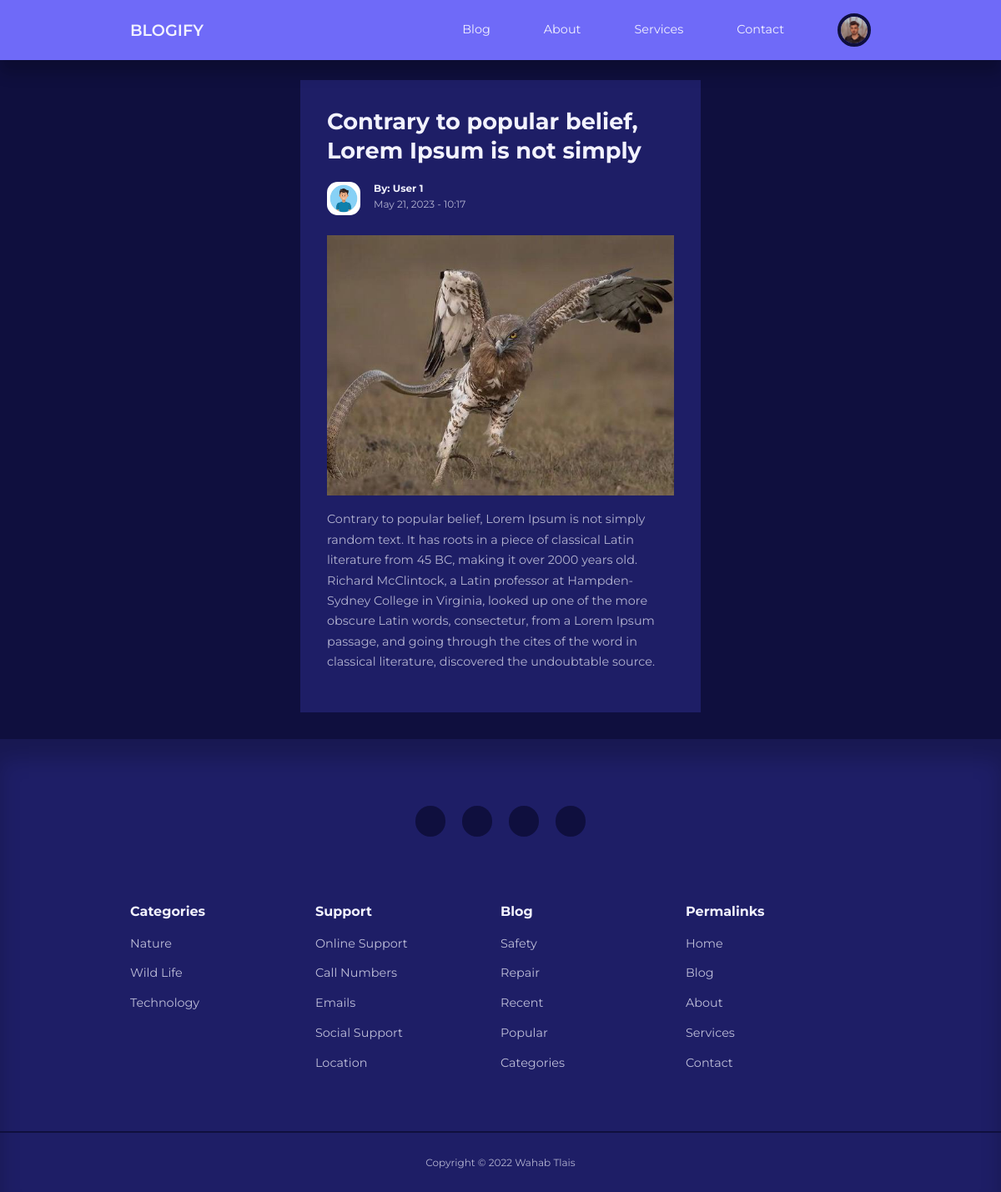
The page /post.php?id=43 (signed in) on the database its author committed.
### tables this page shows
CREATE TABLE IF NOT EXISTS `users` (
  `id` int(11) UNSIGNED NOT NULL AUTO_INCREMENT,
  `firstname` varchar(50) NOT NULL,
  `lastname` varchar(50) NOT NULL,
  `username` varchar(50) NOT NULL,
  `email` varchar(100) NOT NULL,
  `password` varchar(255) NOT NULL,
  `avatar` varchar(255) NOT NULL,
  `is_admin` tinyint(1) NOT NULL,
  PRIMARY KEY (`id`)
);

CREATE TABLE IF NOT EXISTS `posts` (
  `id` int(11) UNSIGNED NOT NULL AUTO_INCREMENT,
  `title` varchar(255) NOT NULL,
  `body` text NOT NULL,
  `thumbnail` varchar(255) NOT NULL,
  `date_time` timestamp NOT NULL DEFAULT CURRENT_TIMESTAMP,
  `category_id` int(11) UNSIGNED DEFAULT NULL,
  `author_id` int(11) UNSIGNED NOT NULL,
  `is_featured` tinyint(1) NOT NULL,
  PRIMARY KEY (`id`),
  KEY `FK_blog_category` (`category_id`),
  KEY `FK_blog_author` (`author_id`)
);

CREATE TABLE IF NOT EXISTS `categories` (
  `id` int(11) NOT NULL AUTO_INCREMENT,
  `title` varchar(255) NOT NULL,
  `description` varchar(2000) NOT NULL,
  PRIMARY KEY (`id`)
);

### post.php (the view)
<?php
include 'partials/header.php';
if (isset($_GET['id'])) {
    $id = filter_var($_GET['id'], FILTER_SANITIZE_NUMBER_INT);
    $query = "SELECT * FROM posts WHERE id=$id";
    $result = mysqli_query($connection, $query);
    $post = mysqli_fetch_assoc($result);
} else {
    header('location: ' . ROOT_URL . 'blog.php');
    die();
}
?>
<section class="singlepost">
    <div class="container singlepost-container">
        <h2>
            <?= $post['title'] ?>
        </h2>
        <div class="post-author">
            <?php
            $author_id = $post['author_id'];
            $author_query = "SELECT * FROM users WHERE id=$author_id";
            $author_result = mysqli_query($connection, $author_query);
            $author = mysqli_fetch_assoc($author_result);
            ?>
            <div class="post-avatar">
                <img src="images/<?= $author['avatar'] ?>" />
            </div>
            <div class="post-author-info">
                <h5>By: <?= "{$author['firstname']} {$author['lastname']}" ?></h5>
                <small><?= date("M d, Y - H:i", strtotime($post['date_time'])) ?></small>
            </div>
        </div>
        <div class="singlepost-thumbnail">
            <img src="images/<?= $post['thumbnail'] ?>" />
        </div>
        <p><?= $post['body'] ?></p>
    </div>
</section>
<?php
include 'partials/footer.php';
?>

### partials/header.php (shortened to what this page needs)
<?php
require 'config/database.php';
if (isset($_SESSION['user-id'])) {
    $id = filter_var($_SESSION['user-id'], FILTER_SANITIZE_NUMBER_INT);
    $query = "SELECT avatar FROM users WHERE id=$id";
    $result = mysqli_query($connection, $query);
    $avatar = mysqli_fetch_assoc($result);
}
?>
<!DOCTYPE html>
<html lang="en">
<head>
    <link rel="stylesheet" href="<?= ROOT_URL ?>css/style.css" />
    <link rel="stylesheet" href="https://unicons.iconscout.com/release/v4.0.0/css/line.css" />
</head>
<body>
    <nav>
        <div class="container nav-container">
            <a href="<?= ROOT_URL ?>" class="nav-logo">BLOGIFY</a>
            <ul class="nav-items">
                <li><a href="<?= ROOT_URL ?>blog.php">Blog</a></li>
                <li><a href="<?= ROOT_URL ?>about.php">About</a></li>
                <li><a href="<?= ROOT_URL ?>services.php">Services</a></li>
                <li><a href="<?= ROOT_URL ?>contact.php">Contact</a></li>
                <?php if (isset($_SESSION['user-id'])) : ?>
                    <li class="nav-profile">
                        <div class="avatar">
                            <img src="<?= ROOT_URL . 'images/' . $avatar['avatar'] ?>" />
                        </div>
                    </li>
                <?php else : ?>
                    <li><a href="<?= ROOT_URL ?>signin.php">Signin</a></li>
                <?php endif ?>
            </ul>
        </div>
    </nav>

### partials/footer.php (shortened to what this page needs)
<?php
$all_categories_query = "SELECT * FROM categories";
$all_categories = mysqli_query($connection, $all_categories_query);
?>
<footer>
    <div class="footer-socials">
        <a href="#" target="_blank"><i class="uil uil-facebook-f"></i></a>
        <a href="#" target="_blank"><i class="uil uil-instagram-alt"></i></a>
        <a href="#" target="_blank"><i class="uil uil-linkedin"></i></a>
        <a href="#" target="_blank"><i class="uil uil-github"></i></a>
    </div>
    <div class="container footer-container">
        <article>
            <h4>Categories</h4>
            <?php while ($category = mysqli_fetch_assoc($all_categories)) : ?>
            <ul>
                <li><a href="<?= ROOT_URL ?>category-posts.php?id=<?= $category['id'] ?>"><?= $category['title'] ?></a>
                </li>
            </ul>
            <?php endwhile ?>
        </article>
        <article>
            <h4>Support</h4>
            <ul>
                <li><a href="">Online Support</a></li>
                <li><a href="">Call Numbers</a></li>
                <li><a href="">Emails</a></li>
                <li><a href="">Social Support</a></li>
                <li><a href="">Location</a></li>
            </ul>
        </article>
        <article>
            <h4>Blog</h4>
            <ul>
                <li><a href="">Safety</a></li>
                <li><a href="">Repair</a></li>
                <li><a href="">Recent</a></li>
                <li><a href="">Popular</a></li>
                <li><a href="">Categories</a></li>
            </ul>
        </article>
        <article>
            <h4>Permalinks</h4>
            <ul>
                <li><a href="index.php">Home</a></li>
                <li><a href="blog.php">Blog</a></li>
                <li><a href="about.php">About</a></li>
                <li><a href="services.php">Services</a></li>
                <li><a href="contact.php">Contact</a></li>
            </ul>
        </article>
    </div>
    <div class="footer-copyright">
        <small>Copyright &copy; 2022 Wahab Tlais</small>
    </div>
</footer>
</body>
</html>

### css/style.css (style rules this page uses)
:root { --color-primary: #6f6af8; --color-primary-light: hsl(242, 91%, 18%); --color-primary-variant: #5854c7; --color-red: #da0f3f; --color-red-light: hsl(346, 87%, 46%, 15%); --color-green: #00c476; --color-green-light: hsl(156, 100%, 38%, 15%); --color-gray-900: #1e1e66; --color-gray-700: #2d2b7c; --color-gray-300: rgba(242, 242, 254, 0.3); --color-gray-200: rgba(242, 242, 254, 0.7); --color-white: #f2f2fe; --color-bg: #0f0f3e; --transition: all 300ms ease; --container-width-lg: 74%; --container-width-md: 88%; --form-width: 40%; --card-border-radius-1: 0.3rem; --card-border-radius-2: 0.5rem; --card-border-radius-3: 0.8rem; --card-border-radius-4: 2rem; --card-border-radius-5: 5rem; }
* { margin: 0; padding: 0; outline: 0; border: 0; appearance: 0; list-style: none; text-decoration: none; box-sizing: border-box; }
body { font-family: "Montserrat", sans-serif; line-height: 1.6; color: var(--color-gray-200); overflow-x: hidden; background: var(--color-bg); font-size: 0.9rem; }
.container { width: var(--container-width-lg); max-width: 1800px; margin-inline: auto; }
section { margin-top: 3rem; width: 100vw; }
h1, h2, h3, h4, h5 { color: var(--color-white); line-height: 1.3; }
h2 { font-size: 1.7rem; margin: 1rem 0; }
h4 { font-size: 1rem; }
a { color: var(--color-white); transition: var(--transition); }
img { display: block; width: 100%; object-fit: cover; }
nav { background: var(--color-primary); width: 100vw; height: 4.5rem; position: fixed; top: 0; z-index: 10; box-shadow: 0 1rem 1rem rgba(0, 0, 0, 0.2); }
.nav-container { height: 100%; display: flex; align-items: center; justify-content: space-between; }
.avatar { width: 2.5rem; height: 2.5rem; border-radius: 50%; overflow: hidden; border: 0.3rem solid var(--color-bg); }
.nav-logo { font-weight: 600; font-size: 1.2rem; }
.nav-items { display: flex; align-items: center; gap: 4rem; }
.nav-profile { position: relative; cursor: pointer; }
.post-author { display: flex; gap: 1rem; margin-top: 1.2rem; }
.post-avatar { width: 2.5rem; height: 2.5rem; border-radius: var(--card-border-radius-3); overflow: hidden; }
footer { background: var(--color-gray-900); padding: 5rem 0 0; box-shadow: inset 0 1.5rem 1.5rem rgba(0, 0, 0, 0.2); }
.footer-socials { margin-inline: auto; width: fit-content; margin-bottom: 5rem; display: flex; justify-content: space-between; align-items: center; gap: 1.2rem; }
.footer-socials a { background: var(--color-bg); border-radius: 50%; width: 2.3rem; height: 2.3rem; display: flex; align-items: center; justify-content: center; }
.footer-container { display: grid; grid-template-columns: repeat(4, 1fr); }
footer h4 { color: var(--color-white); margin-bottom: 0.6rem; }
footer ul li { padding: 0.4rem 0; }
footer ul a { opacity: 0.75; }
.footer-copyright { text-align: center; padding: 1.5rem 0; border-top: 2px solid var(--color-bg); margin-top: 4rem; }
.singlepost { margin: 6rem 0 2rem; }
.singlepost-container { width: var(--form-width); background: var(--color-gray-900); padding: 1rem 2rem 3rem; }
.singlepost-thumbnail { margin: 1.5rem 0 1rem; }
.singlepost-container p { margin-top: 1rem; line-height: 1.7; }

### rows shown on the page
users: avatar (picture)
posts: title "Contrary to popular belief, Lorem Ipsum is not simply", date_time "May 21, 2023 - 10:17", thumbnail (picture), body "Contrary to popular belief, Lorem Ipsum is not simply random text. It has roots in a piece of classical Latin literature from 45 BC, making it over 2000 years old. Richard McClintock, a Latin professor at Hampden-Sydney College in Virginia, looked up one of the more obscure Latin words, consectetur, from a Lorem Ipsum passage, and going through the cites of the word in classical literature, discovered the undoubtable source."
users: avatar (picture), firstname "User", lastname "1"
categories: title "Nature"
categories: title "Wild Life"
categories: title "Technology"
